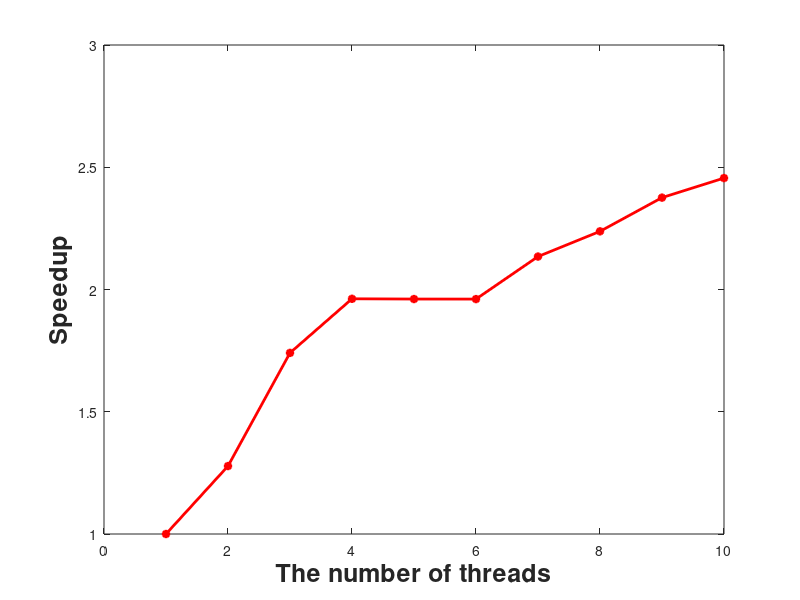

MATLAB code for this plot:
ths = [1 2 3 4 5 6 7 8 9 10];
ser = 42.8745;
spd = [ser/42.8745 ser/33.9665 ser/25.2741 ser/20.6863 ser/21.4943 ...
       ser/20.1796 ser/17.9640 ser/16.1068 ser/15.4174 ser/16.1545];
   
ser1 = 96.795;
spd1 = [ser1/96.795 ser1/75.7442 ser1/55.6050 ser1/49.3350 ser1/49.3607...
       ser1/49.3650 ser1/45.342 ser1/43.254 ser1/40.742 ser1/39.416];


%plot(ths,spd,'-r*','LineWidth',2);
%xlabel('The number of threads','FontWeight','bold','FontSize',18);
%ylabel('Speedup','FontWeight','bold','FontSize',18);

plot(ths,spd1,'-r*','LineWidth',2);
xlabel('The number of threads','FontWeight','bold','FontSize',18);
ylabel('Speedup','FontWeight','bold','FontSize',18);
